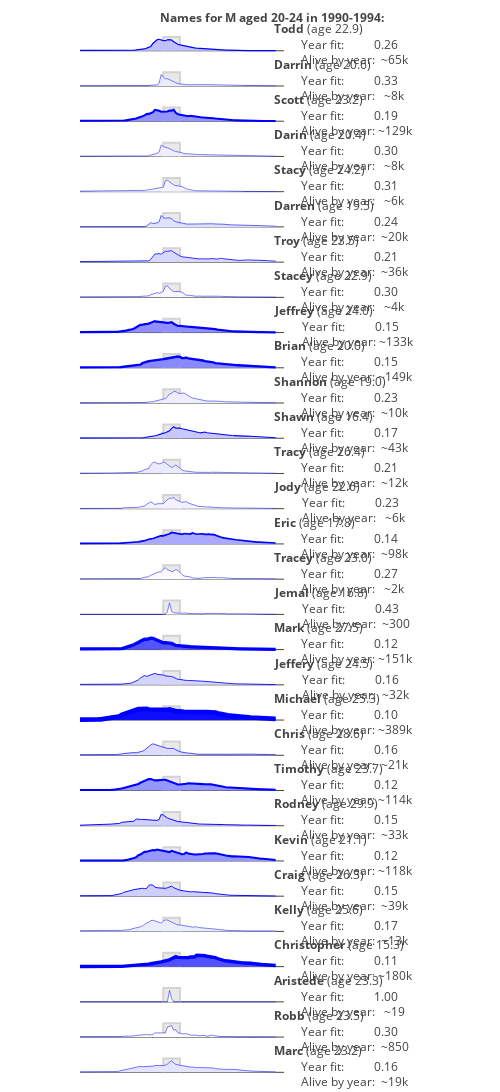

Notebook code cell kept with this figure:
### Code cell
namerange_data = get_era_names(*target_range2)

### Figure 1 — Plotly figure (JSON) as saved in the notebook; plotly's stock layout.template omitted (floating-point values rounded to 4 significant figures; data arrays with more than 128 entries replaced by an {"elided": "..."} marker saying what was removed)
{"data": [{"fill": "toself", "line": {"color": "lightgray"}, "mode": "lines", "type": "scatter", "x": [1966, 1966, 1974, 1974], "xaxis": "x2", "y": [0, 18420.0, 18420.0, 0], "yaxis": "y2"}, {"fill": "tozeroy", "fillcolor": "rgb(192.46218776691023,192.46218776691023,255)", "line": {"color": "blue", "width": 1.226}, "mode": "lines", "name": "Todd", "type": "scatter", "x": {"elided": "170 int values"}, "xaxis": "x2", "y": {"elided": "141 int values"}, "yaxis": "y2"}, {"fill": "toself", "line": {"color": "lightgray"}, "mode": "lines", "type": "scatter", "x": [1966, 1966, 1974, 1974], "xaxis": "x3", "y": [0, 3908.0, 3908.0, 0], "yaxis": "y3"}, {"fill": "tozeroy", "fillcolor": "rgb(235.44969669979668,235.44969669979668,255)", "line": {"color": "blue", "width": 0.5}, "mode": "lines", "name": "Darrin", "type": "scatter", "x": {"elided": "170 int values"}, "xaxis": "x3", "y": {"elided": "141 int values"}, "yaxis": "y3"}, {"fill": "toself", "line": {"color": "lightgray"}, "mode": "lines", "type": "scatter", "x": [1966, 1966, 1974, 1974], "xaxis": "x4", "y": [0, 37104, 37104, 0], "yaxis": "y4"}, {"fill": "tozeroy", "fillcolor": "rgb(149.2647505113304,149.2647505113304,255)", "line": {"color": "blue", "width": 2.073}, "mode": "lines", "name": "Scott", "type": "scatter", "x": {"elided": "170 int values"}, "xaxis": "x4", "y": {"elided": "141 int values"}, "yaxis": "y4"}, {"fill": "toself", "line": {"color": "lightgray"}, "mode": "lines", "type": "scatter", "x": [1966, 1966, 1974, 1974], "xaxis": "x5", "y": [0, 3138, 3138, 0], "yaxis": "y5"}, {"fill": "tozeroy", "fillcolor": "rgb(238.41773121834314,238.41773121834314,255)", "line": {"color": "blue", "width": 0.5}, "mode": "lines", "name": "Darin", "type": "scatter", "x": {"elided": "170 int values"}, "xaxis": "x5", "y": {"elided": "141 int values"}, "yaxis": "y5"}, {"fill": "toself", "line": {"color": "lightgray"}, "mode": "lines", "type": "scatter", "x": [1966, 1966, 1974, 1974], "xaxis": "x6", "y": [0, 2087.0, 2087.0, 0], "yaxis": "y6"}, {"fill": "tozeroy", "fillcolor": "rgb(242.78861660099426,242.78861660099426,255)", "line": {"color": "blue", "width": 0.5}, "mode": "lines", "name": "Stacy", "type": "scatter", "x": {"elided": "170 int values"}, "xaxis": "x6", "y": {"elided": "141 int values"}, "yaxis": "y6"}, {"fill": "toself", "line": {"color": "lightgray"}, "mode": "lines", "type": "scatter", "x": [1966, 1966, 1974, 1974], "xaxis": "x7", "y": [0, 7122, 7122, 0], "yaxis": "y7"}, {"fill": "tozeroy", "fillcolor": "rgb(224.33762979013318,224.33762979013318,255)", "line": {"color": "blue", "width": 0.6012}, "mode": "lines", "name": "Darren", "type": "scatter", "x": {"elided": "170 int values"}, "xaxis": "x7", "y": {"elided": "141 int values"}, "yaxis": "y7"}, {"fill": "toself", "line": {"color": "lightgray"}, "mode": "lines", "type": "scatter", "x": [1966, 1966, 1974, 1974], "xaxis": "x8", "y": [0, 10140.0, 10140.0, 0], "yaxis": "y8"}, {"fill": "tozeroy", "fillcolor": "rgb(215.041828243663,215.041828243663,255)", "line": {"color": "blue", "width": 0.7835}, "mode": "lines", "name": "Troy", "type": "scatter", "x": {"elided": "170 int values"}, "xaxis": "x8", "y": {"elided": "141 int values"}, "yaxis": "y8"}, {"fill": "toself", "line": {"color": "lightgray"}, "mode": "lines", "type": "scatter", "x": [1966, 1966, 1974, 1974], "xaxis": "x9", "y": [0, 1288.0, 1288.0, 0], "yaxis": "y9"}, {"fill": "tozeroy", "fillcolor": "rgb(246.49860937204292,246.49860937204292,255)", "line": {"color": "blue", "width": 0.5}, "mode": "lines", "name": "Stacey", "type": "scatter", "x": {"elided": "170 int values"}, "xaxis": "x9", "y": {"elided": "141 int values"}, "yaxis": "y9"}, {"fill": "toself", "line": {"color": "lightgray"}, "mode": "lines", "type": "scatter", "x": [1966, 1966, 1974, 1974], "xaxis": "x10", "y": [0, 40230.0, 40230.0, 0], "yaxis": "y10"}, {"fill": "tozeroy", "fillcolor": "rgb(142.6466046972527,142.6466046972527,255)", "line": {"color": "blue", "width": 2.203}, "mode": "lines", "name": "Jeffrey", "type": "scatter", "x": {"elided": "170 int values"}, "xaxis": "x10", "y": {"elided": "141 int values"}, "yaxis": "y10"}, {"fill": "toself", "line": {"color": "lightgray"}, "mode": "lines", "type": "scatter", "x": [1966, 1966, 1974, 1974], "xaxis": "x11", "y": [0, 43590.0, 43590.0, 0], "yaxis": "y11"}, {"fill": "tozeroy", "fillcolor": "rgb(135.6876414983276,135.6876414983276,255)", "line": {"color": "blue", "width": 2.339}, "mode": "lines", "name": "Brian", "type": "scatter", "x": {"elided": "170 int values"}, "xaxis": "x11", "y": {"elided": "141 int values"}, "yaxis": "y11"}, {"fill": "toself", "line": {"color": "lightgray"}, "mode": "lines", "type": "scatter", "x": [1966, 1966, 1974, 1974], "xaxis": "x12", "y": [0, 3617.0, 3617.0, 0], "yaxis": "y12"}, {"fill": "tozeroy", "fillcolor": "rgb(236.55419486238455,236.55419486238455,255)", "line": {"color": "blue", "width": 0.5}, "mode": "lines", "name": "Shannon", "type": "scatter", "x": {"elided": "170 int values"}, "xaxis": "x12", "y": {"elided": "141 int values"}, "yaxis": "y12"}, {"fill": "toself", "line": {"color": "lightgray"}, "mode": "lines", "type": "scatter", "x": [1966, 1966, 1974, 1974], "xaxis": "x13", "y": [0, 15396, 15396, 0], "yaxis": "y13"}, {"fill": "tozeroy", "fillcolor": "rgb(200.334896751298,200.334896751298,255)", "line": {"color": "blue", "width": 1.072}, "mode": "lines", "name": "Shawn", "type": "scatter", "x": {"elided": "170 int values"}, "xaxis": "x13", "y": {"elided": "141 int values"}, "yaxis": "y13"}, {"fill": "toself", "line": {"color": "lightgray"}, "mode": "lines", "type": "scatter", "x": [1966, 1966, 1974, 1974], "xaxis": "x14", "y": [0, 4054.0, 4054.0, 0], "yaxis": "y14"}, {"fill": "tozeroy", "fillcolor": "rgb(234.9074566332691,234.9074566332691,255)", "line": {"color": "blue", "width": 0.5}, "mode": "lines", "name": "Tracy", "type": "scatter", "x": {"elided": "170 int values"}, "xaxis": "x14", "y": {"elided": "141 int values"}, "yaxis": "y14"}, {"fill": "toself", "line": {"color": "lightgray"}, "mode": "lines", "type": "scatter", "x": [1966, 1966, 1974, 1974], "xaxis": "x15", "y": [0, 2045.0, 2045.0, 0], "yaxis": "y15"}, {"fill": "tozeroy", "fillcolor": "rgb(242.9734136658298,242.9734136658298,255)", "line": {"color": "blue", "width": 0.5}, "mode": "lines", "name": "Jody", "type": "scatter", "x": {"elided": "170 int values"}, "xaxis": "x15", "y": {"elided": "141 int values"}, "yaxis": "y15"}, {"fill": "toself", "line": {"color": "lightgray"}, "mode": "lines", "type": "scatter", "x": [1966, 1966, 1974, 1974], "xaxis": "x16", "y": [0, 28280.0, 28280.0, 0], "yaxis": "y16"}, {"fill": "tozeroy", "fillcolor": "rgb(168.742662686638,168.742662686638,255)", "line": {"color": "blue", "width": 1.691}, "mode": "lines", "name": "Eric", "type": "scatter", "x": {"elided": "170 int values"}, "xaxis": "x16", "y": {"elided": "141 int values"}, "yaxis": "y16"}, {"fill": "toself", "line": {"color": "lightgray"}, "mode": "lines", "type": "scatter", "x": [1966, 1966, 1974, 1974], "xaxis": "x17", "y": [0, 662.4, 662.4, 0], "yaxis": "y17"}, {"fill": "tozeroy", "fillcolor": "rgb(249.8359018409589,249.8359018409589,255)", "line": {"color": "blue", "width": 0.5}, "mode": "lines", "name": "Tracey", "type": "scatter", "x": {"elided": "170 int values"}, "xaxis": "x17", "y": {"elided": "141 int values"}, "yaxis": "y17"}, {"fill": "toself", "line": {"color": "lightgray"}, "mode": "lines", "type": "scatter", "x": [1966, 1966, 1974, 1974], "xaxis": "x18", "y": [0, 244.8, 244.8, 0], "yaxis": "y18"}, {"fill": "tozeroy", "fillcolor": "rgb(252.5522739717708,252.5522739717708,255)", "line": {"color": "blue", "width": 0.5}, "mode": "lines", "name": "Jemal", "type": "scatter", "x": {"elided": "170 int values"}, "xaxis": "x18", "y": {"elided": "141 int values"}, "yaxis": "y18"}, {"fill": "toself", "line": {"color": "lightgray"}, "mode": "lines", "type": "scatter", "x": [1966, 1966, 1974, 1974], "xaxis": "x19", "y": [0, 70480.0, 70480.0, 0], "yaxis": "y19"}, {"fill": "tozeroy", "fillcolor": "rgb(83.92335404945212,83.92335404945212,255)", "line": {"color": "blue", "width": 3.354}, "mode": "lines", "name": "Mark", "type": "scatter", "x": {"elided": "170 int values"}, "xaxis": "x19", "y": {"elided": "141 int values"}, "yaxis": "y19"}, {"fill": "toself", "line": {"color": "lightgray"}, "mode": "lines", "type": "scatter", "x": [1966, 1966, 1974, 1974], "xaxis": "x20", "y": [0, 11130.0, 11130.0, 0], "yaxis": "y20"}, {"fill": "tozeroy", "fillcolor": "rgb(212.13915435670475,212.13915435670475,255)", "line": {"color": "blue", "width": 0.8404}, "mode": "lines", "name": "Jeffery", "type": "scatter", "x": {"elided": "170 int values"}, "xaxis": "x20", "y": {"elided": "141 int values"}, "yaxis": "y20"}, {"fill": "toself", "line": {"color": "lightgray"}, "mode": "lines", "type": "scatter", "x": [1966, 1966, 1974, 1974], "xaxis": "x21", "y": [0, 111300.0, 111300.0, 0], "yaxis": "y21"}, {"fill": "tozeroy", "fillcolor": "rgb(14.057605721940263,14.057605721940263,255)", "line": {"color": "blue", "width": 4.724}, "mode": "lines", "name": "Michael", "type": "scatter", "x": {"elided": "170 int values"}, "xaxis": "x21", "y": {"elided": "141 int values"}, "yaxis": "y21"}, {"fill": "toself", "line": {"color": "lightgray"}, "mode": "lines", "type": "scatter", "x": [1966, 1966, 1974, 1974], "xaxis": "x22", "y": [0, 8650.0, 8650.0, 0], "yaxis": "y22"}, {"fill": "tozeroy", "fillcolor": "rgb(219.5267267798409,219.5267267798409,255)", "line": {"color": "blue", "width": 0.6956}, "mode": "lines", "name": "Chris", "type": "scatter", "x": {"elided": "170 int values"}, "xaxis": "x22", "y": {"elided": "141 int values"}, "yaxis": "y22"}, {"fill": "toself", "line": {"color": "lightgray"}, "mode": "lines", "type": "scatter", "x": [1966, 1966, 1974, 1974], "xaxis": "x23", "y": [0, 36900, 36900, 0], "yaxis": "y23"}, {"fill": "tozeroy", "fillcolor": "rgb(149.70105486728482,149.70105486728482,255)", "line": {"color": "blue", "width": 2.065}, "mode": "lines", "name": "Timothy", "type": "scatter", "x": {"elided": "170 int values"}, "xaxis": "x23", "y": {"elided": "141 int values"}, "yaxis": "y23"}, {"fill": "toself", "line": {"color": "lightgray"}, "mode": "lines", "type": "scatter", "x": [1966, 1966, 1974, 1974], "xaxis": "x24", "y": [0, 13300.0, 13300.0, 0], "yaxis": "y24"}, {"fill": "tozeroy", "fillcolor": "rgb(206.01837598051657,206.01837598051657,255)", "line": {"color": "blue", "width": 0.9604}, "mode": "lines", "name": "Rodney", "type": "scatter", "x": {"elided": "170 int values"}, "xaxis": "x24", "y": {"elided": "141 int values"}, "yaxis": "y24"}, {"fill": "toself", "line": {"color": "lightgray"}, "mode": "lines", "type": "scatter", "x": [1966, 1966, 1974, 1974], "xaxis": "x25", "y": [0, 36740.0, 36740.0, 0], "yaxis": "y25"}, {"fill": "tozeroy", "fillcolor": "rgb(150.03767731982916,150.03767731982916,255)", "line": {"color": "blue", "width": 2.058}, "mode": "lines", "name": "Kevin", "type": "scatter", "x": {"elided": "170 int values"}, "xaxis": "x25", "y": {"elided": "141 int values"}, "yaxis": "y25"}, {"fill": "toself", "line": {"color": "lightgray"}, "mode": "lines", "type": "scatter", "x": [1966, 1966, 1974, 1974], "xaxis": "x26", "y": [0, 12860.0, 12860.0, 0], "yaxis": "y26"}, {"fill": "tozeroy", "fillcolor": "rgb(207.22992934584755,207.22992934584755,255)", "line": {"color": "blue", "width": 0.9367}, "mode": "lines", "name": "Craig", "type": "scatter", "x": {"elided": "170 int values"}, "xaxis": "x26", "y": {"elided": "141 int values"}, "yaxis": "y26"}, {"fill": "toself", "line": {"color": "lightgray"}, "mode": "lines", "type": "scatter", "x": [1966, 1966, 1974, 1974], "xaxis": "x27", "y": [0, 3720, 3720, 0], "yaxis": "y27"}, {"fill": "tozeroy", "fillcolor": "rgb(236.1608436337211,236.1608436337211,255)", "line": {"color": "blue", "width": 0.5}, "mode": "lines", "name": "Kelly", "type": "scatter", "x": {"elided": "170 int values"}, "xaxis": "x27", "y": {"elided": "141 int values"}, "yaxis": "y27"}, {"fill": "toself", "line": {"color": "lightgray"}, "mode": "lines", "type": "scatter", "x": [1966, 1966, 1974, 1974], "xaxis": "x28", "y": [0, 72040.0, 72040.0, 0], "yaxis": "y28"}, {"fill": "tozeroy", "fillcolor": "rgb(81.08890493998996,81.08890493998996,255)", "line": {"color": "blue", "width": 3.41}, "mode": "lines", "name": "Christopher", "type": "scatter", "x": {"elided": "170 int values"}, "xaxis": "x28", "y": {"elided": "141 int values"}, "yaxis": "y28"}, {"fill": "toself", "line": {"color": "lightgray"}, "mode": "lines", "type": "scatter", "x": [1966, 1966, 1974, 1974], "xaxis": "x29", "y": [0, 20.4, 20.4, 0], "yaxis": "y29"}, {"fill": "tozeroy", "fillcolor": "rgb(254.62035571072988,254.62035571072988,255)", "line": {"color": "blue", "width": 0.5}, "mode": "lines", "name": "Aristede", "type": "scatter", "x": {"elided": "170 int values"}, "xaxis": "x29", "y": {"elided": "141 int values"}, "yaxis": "y29"}, {"fill": "toself", "line": {"color": "lightgray"}, "mode": "lines", "type": "scatter", "x": [1966, 1966, 1974, 1974], "xaxis": "x30", "y": [0, 295.2, 295.2, 0], "yaxis": "y30"}, {"fill": "tozeroy", "fillcolor": "rgb(252.1832940527301,252.1832940527301,255)", "line": {"color": "blue", "width": 0.5}, "mode": "lines", "name": "Robb", "type": "scatter", "x": {"elided": "170 int values"}, "xaxis": "x30", "y": {"elided": "141 int values"}, "yaxis": "y30"}, {"fill": "toself", "line": {"color": "lightgray"}, "mode": "lines", "type": "scatter", "x": [1966, 1966, 1974, 1974], "xaxis": "x31", "y": [0, 6016.0, 6016.0, 0], "yaxis": "y31"}, {"fill": "tozeroy", "fillcolor": "rgb(227.98447206548678,227.98447206548678,255)", "line": {"color": "blue", "width": 0.5297}, "mode": "lines", "name": "Marc", "type": "scatter", "x": {"elided": "170 int values"}, "xaxis": "x31", "y": {"elided": "141 int values"}, "yaxis": "y31"}], "layout": {"annotations": [{"align": "left", "showarrow": false, "text": "<b>Todd</b> (age 22.9)<br>         Year fit:          0.26<br>         Alive by year:  ~65k", "width": 200, "x": 2019, "xref": "x2", "xshift": 100, "y": 8443.0, "yref": "y2"}, {"align": "left", "showarrow": false, "text": "<b>Darrin</b> (age 20.6)<br>         Year fit:          0.33<br>         Alive by year:   ~8k", "width": 200, "x": 2019, "xref": "x3", "xshift": 100, "y": 1791.0, "yref": "y3"}, {"align": "left", "showarrow": false, "text": "<b>Scott</b> (age 23.2)<br>         Year fit:          0.19<br>         Alive by year: ~129k", "width": 200, "x": 2019, "xref": "x4", "xshift": 100, "y": 17006, "yref": "y4"}, {"align": "left", "showarrow": false, "text": "<b>Darin</b> (age 20.4)<br>         Year fit:          0.30<br>         Alive by year:   ~8k", "width": 200, "x": 2019, "xref": "x5", "xshift": 100, "y": 1438.0, "yref": "y5"}, {"align": "left", "showarrow": false, "text": "<b>Stacy</b> (age 24.2)<br>         Year fit:          0.31<br>         Alive by year:   ~6k", "width": 200, "x": 2019, "xref": "x6", "xshift": 100, "y": 956.5, "yref": "y6"}, {"align": "left", "showarrow": false, "text": "<b>Darren</b> (age 19.5)<br>         Year fit:          0.24<br>         Alive by year:  ~20k", "width": 200, "x": 2019, "xref": "x7", "xshift": 100, "y": 3264.0, "yref": "y7"}, {"align": "left", "showarrow": false, "text": "<b>Troy</b> (age 23.5)<br>         Year fit:          0.21<br>         Alive by year:  ~36k", "width": 200, "x": 2019, "xref": "x8", "xshift": 100, "y": 4646.0, "yref": "y8"}, {"align": "left", "showarrow": false, "text": "<b>Stacey</b> (age 22.9)<br>         Year fit:          0.30<br>         Alive by year:   ~4k", "width": 200, "x": 2019, "xref": "x9", "xshift": 100, "y": 590.2, "yref": "y9"}, {"align": "left", "showarrow": false, "text": "<b>Jeffrey</b> (age 24.0)<br>         Year fit:          0.15<br>         Alive by year: ~133k", "width": 200, "x": 2019, "xref": "x10", "xshift": 100, "y": 18440.0, "yref": "y10"}, {"align": "left", "showarrow": false, "text": "<b>Brian</b> (age 20.0)<br>         Year fit:          0.15<br>         Alive by year: ~149k", "width": 200, "x": 2019, "xref": "x11", "xshift": 100, "y": 19980.0, "yref": "y11"}, {"align": "left", "showarrow": false, "text": "<b>Shannon</b> (age 19.0)<br>         Year fit:          0.23<br>         Alive by year:  ~10k", "width": 200, "x": 2019, "xref": "x12", "xshift": 100, "y": 1658.0, "yref": "y12"}, {"align": "left", "showarrow": false, "text": "<b>Shawn</b> (age 16.4)<br>         Year fit:          0.17<br>         Alive by year:  ~43k", "width": 200, "x": 2019, "xref": "x13", "xshift": 100, "y": 7057.0, "yref": "y13"}, {"align": "left", "showarrow": false, "text": "<b>Tracy</b> (age 26.4)<br>         Year fit:          0.21<br>         Alive by year:  ~12k", "width": 200, "x": 2019, "xref": "x14", "xshift": 100, "y": 1858.0, "yref": "y14"}, {"align": "left", "showarrow": false, "text": "<b>Jody</b> (age 22.6)<br>         Year fit:          0.23<br>         Alive by year:   ~6k", "width": 200, "x": 2019, "xref": "x15", "xshift": 100, "y": 937.2, "yref": "y15"}, {"align": "left", "showarrow": false, "text": "<b>Eric</b> (age 17.8)<br>         Year fit:          0.14<br>         Alive by year:  ~98k", "width": 200, "x": 2019, "xref": "x16", "xshift": 100, "y": 12960.0, "yref": "y16"}, {"align": "left", "showarrow": false, "text": "<b>Tracey</b> (age 23.0)<br>         Year fit:          0.27<br>         Alive by year:   ~2k", "width": 200, "x": 2019, "xref": "x17", "xshift": 100, "y": 303.6, "yref": "y17"}, {"align": "left", "showarrow": false, "text": "<b>Jemal</b> (age 16.8)<br>         Year fit:          0.43<br>         Alive by year:  ~300", "width": 200, "x": 2019, "xref": "x18", "xshift": 100, "y": 112.2, "yref": "y18"}, {"align": "left", "showarrow": false, "text": "<b>Mark</b> (age 27.5)<br>         Year fit:          0.12<br>         Alive by year: ~151k", "width": 200, "x": 2019, "xref": "x19", "xshift": 100, "y": 32300.0, "yref": "y19"}, {"align": "left", "showarrow": false, "text": "<b>Jeffery</b> (age 24.5)<br>         Year fit:          0.16<br>         Alive by year:  ~32k", "width": 200, "x": 2019, "xref": "x20", "xshift": 100, "y": 5102.0, "yref": "y20"}, {"align": "left", "showarrow": false, "text": "<b>Michael</b> (age 25.3)<br>         Year fit:          0.10<br>         Alive by year: ~389k", "width": 200, "x": 2019, "xref": "x21", "xshift": 100, "y": 50990.0, "yref": "y21"}, {"align": "left", "showarrow": false, "text": "<b>Chris</b> (age 28.6)<br>         Year fit:          0.16<br>         Alive by year:  ~21k", "width": 200, "x": 2019, "xref": "x22", "xshift": 100, "y": 3964.0, "yref": "y22"}, {"align": "left", "showarrow": false, "text": "<b>Timothy</b> (age 23.7)<br>         Year fit:          0.12<br>         Alive by year: ~114k", "width": 200, "x": 2019, "xref": "x23", "xshift": 100, "y": 16910.0, "yref": "y23"}, {"align": "left", "showarrow": false, "text": "<b>Rodney</b> (age 29.9)<br>         Year fit:          0.15<br>         Alive by year:  ~33k", "width": 200, "x": 2019, "xref": "x24", "xshift": 100, "y": 6096.0, "yref": "y24"}, {"align": "left", "showarrow": false, "text": "<b>Kevin</b> (age 21.1)<br>         Year fit:          0.12<br>         Alive by year: ~118k", "width": 200, "x": 2019, "xref": "x25", "xshift": 100, "y": 16840.0, "yref": "y25"}, {"align": "left", "showarrow": false, "text": "<b>Craig</b> (age 26.3)<br>         Year fit:          0.15<br>         Alive by year:  ~39k", "width": 200, "x": 2019, "xref": "x26", "xshift": 100, "y": 5895.0, "yref": "y26"}, {"align": "left", "showarrow": false, "text": "<b>Kelly</b> (age 25.6)<br>         Year fit:          0.17<br>         Alive by year:  ~13k", "width": 200, "x": 2019, "xref": "x27", "xshift": 100, "y": 1705.0, "yref": "y27"}, {"align": "left", "showarrow": false, "text": "<b>Christopher</b> (age 15.3)<br>         Year fit:          0.11<br>         Alive by year: ~180k", "width": 200, "x": 2019, "xref": "x28", "xshift": 100, "y": 33020.0, "yref": "y28"}, {"align": "left", "showarrow": false, "text": "<b>Aristede</b> (age 23.3)<br>         Year fit:          1.00<br>         Alive by year:   ~19", "width": 200, "x": 2019, "xref": "x29", "xshift": 100, "y": 9.35, "yref": "y29"}, {"align": "left", "showarrow": false, "text": "<b>Robb</b> (age 23.5)<br>         Year fit:          0.30<br>         Alive by year:  ~850", "width": 200, "x": 2019, "xref": "x30", "xshift": 100, "y": 135.3, "yref": "y30"}, {"align": "left", "showarrow": false, "text": "<b>Marc</b> (age 23.2)<br>         Year fit:          0.16<br>         Alive by year:  ~19k", "width": 200, "x": 2019, "xref": "x31", "xshift": 100, "y": 2757.0, "yref": "y31"}, {"align": "left", "showarrow": false, "text": "<b>Names for M aged 20-24 in 1990-1994:</b>", "x": 1970, "xref": "x", "xshift": 100, "y": 2506.0, "yref": "y"}], "height": 1650.0, "margin": {"b": 0, "t": 0}, "showlegend": false, "width": 500, "xaxis": {"anchor": "y", "domain": [0, 0.6], "matches": "x31", "range": [1926, 2024], "showgrid": false, "showticklabels": false, "ticks": "", "zeroline": false}, "xaxis10": {"anchor": "y10", "domain": [0, 0.6], "matches": "x31", "range": [1926, 2024], "showgrid": false, "showticklabels": false, "ticks": "", "zeroline": false}, "xaxis11": {"anchor": "y11", "domain": [0, 0.6], "matches": "x31", "range": [1926, 2024], "showgrid": false, "showticklabels": false, "ticks": "", "zeroline": false}, "xaxis12": {"anchor": "y12", "domain": [0, 0.6], "matches": "x31", "range": [1926, 2024], "showgrid": false, "showticklabels": false, "ticks": "", "zeroline": false}, "xaxis13": {"anchor": "y13", "domain": [0, 0.6], "matches": "x31", "range": [1926, 2024], "showgrid": false, "showticklabels": false, "ticks": "", "zeroline": false}, "xaxis14": {"anchor": "y14", "domain": [0, 0.6], "matches": "x31", "range": [1926, 2024], "showgrid": false, "showticklabels": false, "ticks": "", "zeroline": false}, "xaxis15": {"anchor": "y15", "domain": [0, 0.6], "matches": "x31", "range": [1926, 2024], "showgrid": false, "showticklabels": false, "ticks": "", "zeroline": false}, "xaxis16": {"anchor": "y16", "domain": [0, 0.6], "matches": "x31", "range": [1926, 2024], "showgrid": false, "showticklabels": false, "ticks": "", "zeroline": false}, "xaxis17": {"anchor": "y17", "domain": [0, 0.6], "matches": "x31", "range": [1926, 2024], "showgrid": false, "showticklabels": false, "ticks": "", "zeroline": false}, "xaxis18": {"anchor": "y18", "domain": [0, 0.6], "matches": "x31", "range": [1926, 2024], "showgrid": false, "showticklabels": false, "ticks": "", "zeroline": false}, "xaxis19": {"anchor": "y19", "domain": [0, 0.6], "matches": "x31", "range": [1926, 2024], "showgrid": false, "showticklabels": false, "ticks": "", "zeroline": false}, "xaxis2": {"anchor": "y2", "domain": [0, 0.6], "matches": "x31", "range": [1926, 2024], "showgrid": false, "showticklabels": false, "ticks": "", "zeroline": false}, "xaxis20": {"anchor": "y20", "domain": [0, 0.6], "matches": "x31", "range": [1926, 2024], "showgrid": false, "showticklabels": false, "ticks": "", "zeroline": false}, "xaxis21": {"anchor": "y21", "domain": [0, 0.6], "matches": "x31", "range": [1926, 2024], "showgrid": false, "showticklabels": false, "ticks": "", "zeroline": false}, "xaxis22": {"anchor": "y22", "domain": [0, 0.6], "matches": "x31", "range": [1926, 2024], "showgrid": false, "showticklabels": false, "ticks": "", "zeroline": false}, "xaxis23": {"anchor": "y23", "domain": [0, 0.6], "matches": "x31", "range": [1926, 2024], "showgrid": false, "showticklabels": false, "ticks": "", "zeroline": false}, "xaxis24": {"anchor": "y24", "domain": [0, 0.6], "matches": "x31", "range": [1926, 2024], "showgrid": false, "showticklabels": false, "ticks": "", "zeroline": false}, "xaxis25": {"anchor": "y25", "domain": [0, 0.6], "matches": "x31", "range": [1926, 2024], "showgrid": false, "showticklabels": false, "ticks": "", "zeroline": false}, "xaxis26": {"anchor": "y26", "domain": [0, 0.6], "matches": "x31", "range": [1926, 2024], "showgrid": false, "showticklabels": false, "ticks": "", "zeroline": false}, "xaxis27": {"anchor": "y27", "domain": [0, 0.6], "matches": "x31", "range": [1926, 2024], "showgrid": false, "showticklabels": false, "ticks": "", "zeroline": false}, "xaxis28": {"anchor": "y28", "domain": [0, 0.6], "matches": "x31", "range": [1926, 2024], "showgrid": false, "showticklabels": false, "ticks": "", "zeroline": false}, "xaxis29": {"anchor": "y29", "domain": [0, 0.6], "matches": "x31", "range": [1926, 2024], "showgrid": false, "showticklabels": false, "ticks": "", "zeroline": false}, "xaxis3": {"anchor": "y3", "domain": [0, 0.6], "matches": "x31", "range": [1926, 2024], "showgrid": false, "showticklabels": false, "ticks": "", "zeroline": false}, "xaxis30": {"anchor": "y30", "domain": [0, 0.6], "matches": "x31", "range": [1926, 2024], "showgrid": false, "showticklabels": false, "ticks": "", "zeroline": false}, "xaxis31": {"anchor": "y31", "domain": [0, 0.6], "range": [1926, 2024], "showgrid": false, "showticklabels": false, "ticks": "", "zeroline": false}, "xaxis4": {"anchor": "y4", "domain": [0, 0.6], "matches": "x31", "range": [1926, 2024], "showgrid": false, "showticklabels": false, "ticks": "", "zeroline": false}, "xaxis5": {"anchor": "y5", "domain": [0, 0.6], "matches": "x31", "range": [1926, 2024], "showgrid": false, "showticklabels": false, "ticks": "", "zeroline": false}, "xaxis6": {"anchor": "y6", "domain": [0, 0.6], "matches": "x31", "range": [1926, 2024], "showgrid": false, "showticklabels": false, "ticks": "", "zeroline": false}, "xaxis7": {"anchor": "y7", "domain": [0, 0.6], "matches": "x31", "range": [1926, 2024], "showgrid": false, "showticklabels": false, "ticks": "", "zeroline": false}, "xaxis8": {"anchor": "y8", "domain": [0, 0.6], "matches": "x31", "range": [1926, 2024], "showgrid": false, "showticklabels": false, "ticks": "", "zeroline": false}, "xaxis9": {"anchor": "y9", "domain": [0, 0.6], "matches": "x31", "range": [1926, 2024], "showgrid": false, "showticklabels": false, "ticks": "", "zeroline": false}, "yaxis": {"anchor": "x", "domain": [0.9677, 1.0], "showgrid": false, "showticklabels": false, "ticks": ""}, "yaxis10": {"anchor": "x10", "domain": [0.6774, 0.7097], "showgrid": false, "showticklabels": false, "ticks": ""}, "yaxis11": {"anchor": "x11", "domain": [0.6452, 0.6774], "showgrid": false, "showticklabels": false, "ticks": ""}, "yaxis12": {"anchor": "x12", "domain": [0.6129, 0.6452], "showgrid": false, "showticklabels": false, "ticks": ""}, "yaxis13": {"anchor": "x13", "domain": [0.5806, 0.6129], "showgrid": false, "showticklabels": false, "ticks": ""}, "yaxis14": {"anchor": "x14", "domain": [0.5484, 0.5806], "showgrid": false, "showticklabels": false, "ticks": ""}, "yaxis15": {"anchor": "x15", "domain": [0.5161, 0.5484], "showgrid": false, "showticklabels": false, "ticks": ""}, "yaxis16": {"anchor": "x16", "domain": [0.4839, 0.5161], "showgrid": false, "showticklabels": false, "ticks": ""}, "yaxis17": {"anchor": "x17", "domain": [0.4516, 0.4839], "showgrid": false, "showticklabels": false, "ticks": ""}, "yaxis18": {"anchor": "x18", "domain": [0.4194, 0.4516], "showgrid": false, "showticklabels": false, "ticks": ""}, "yaxis19": {"anchor": "x19", "domain": [0.3871, 0.4194], "showgrid": false, "showticklabels": false, "ticks": ""}, "yaxis2": {"anchor": "x2", "domain": [0.9355, 0.9677], "showgrid": false, "showticklabels": false, "ticks": ""}, "yaxis20": {"anchor": "x20", "domain": [0.3548, 0.3871], "showgrid": false, "showticklabels": false, "ticks": ""}, "yaxis21": {"anchor": "x21", "domain": [0.3226, 0.3548], "showgrid": false, "showticklabels": false, "ticks": ""}, "yaxis22": {"anchor": "x22", "domain": [0.2903, 0.3226], "showgrid": false, "showticklabels": false, "ticks": ""}, "yaxis23": {"anchor": "x23", "domain": [0.2581, 0.2903], "showgrid": false, "showticklabels": false, "ticks": ""}, "yaxis24": {"anchor": "x24", "domain": [0.2258, 0.2581], "showgrid": false, "showticklabels": false, "ticks": ""}, "yaxis25": {"anchor": "x25", "domain": [0.1935, 0.2258], "showgrid": false, "showticklabels": false, "ticks": ""}, "yaxis26": {"anchor": "x26", "domain": [0.1613, 0.1935], "showgrid": false, "showticklabels": false, "ticks": ""}, "yaxis27": {"anchor": "x27", "domain": [0.129, 0.1613], "showgrid": false, "showticklabels": false, "ticks": ""}, "yaxis28": {"anchor": "x28", "domain": [0.09677, 0.129], "showgrid": false, "showticklabels": false, "ticks": ""}, "yaxis29": {"anchor": "x29", "domain": [0.06452, 0.09677], "showgrid": false, "showticklabels": false, "ticks": ""}, "yaxis3": {"anchor": "x3", "domain": [0.9032, 0.9355], "showgrid": false, "showticklabels": false, "ticks": ""}, "yaxis30": {"anchor": "x30", "domain": [0.03226, 0.06452], "showgrid": false, "showticklabels": false, "ticks": ""}, "yaxis31": {"anchor": "x31", "domain": [0, 0.03226], "showgrid": false, "showticklabels": false, "ticks": ""}, "yaxis4": {"anchor": "x4", "domain": [0.871, 0.9032], "showgrid": false, "showticklabels": false, "ticks": ""}, "yaxis5": {"anchor": "x5", "domain": [0.8387, 0.871], "showgrid": false, "showticklabels": false, "ticks": ""}, "yaxis6": {"anchor": "x6", "domain": [0.8065, 0.8387], "showgrid": false, "showticklabels": false, "ticks": ""}, "yaxis7": {"anchor": "x7", "domain": [0.7742, 0.8065], "showgrid": false, "showticklabels": false, "ticks": ""}, "yaxis8": {"anchor": "x8", "domain": [0.7419, 0.7742], "showgrid": false, "showticklabels": false, "ticks": ""}, "yaxis9": {"anchor": "x9", "domain": [0.7097, 0.7419], "showgrid": false, "showticklabels": false, "ticks": ""}}}
